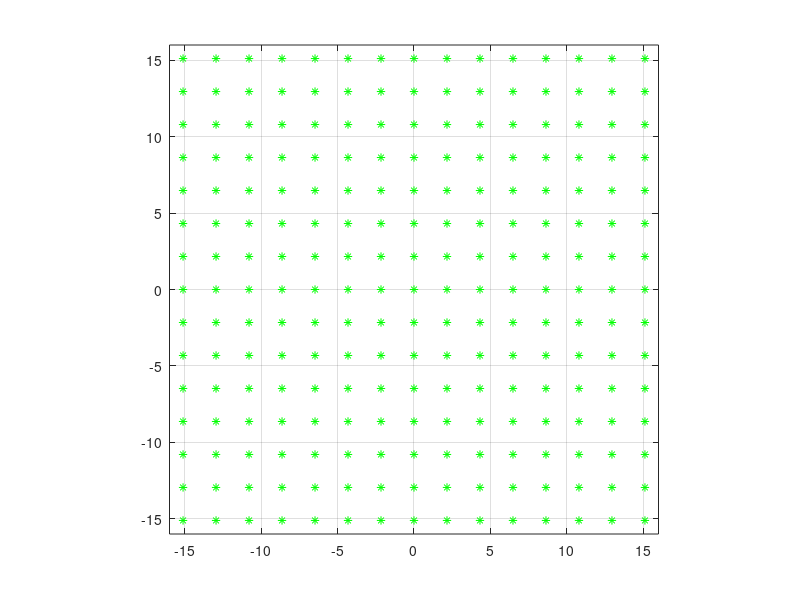

Source code (MATLAB): (Note: this script raises an error after producing the figure.)
clc;
clear;
close all;

% =========================================
% Constants and Parameters
% =========================================

xGridSize = 15;  % Grid dimensions for static dipoles (x-direction)
yGridSize = 15;  % Grid dimensions for static dipoles (y-direction)
GridSpacing = 2.159;  % Spacing between static dipoles: 2.159cm
H = 2.485; % Height of the plane above the origin: 2.485 cm

alpha = 22042.7968;  % Magnetic force coefficient: 22042.7968 calculated in cm
beta = 15.5488; % Damping coefficient: 15.5488 calculated in cm

MagRng = 1.5*GridSpacing; % Magnetic force range
MagForceFar = 1; % Magnetic force multiplier: 1
MagRngTest = 3*MagRng; % Magnetic disk distance test range
MagRngWeight = 2*MagRng; % Weight adjustion range

dt = 0.001;  % Simulation time step
T = 200; % Total simulation time
vt = 0:dt:T;  % Simulation time step vector
d = 10;  % Sampling period
Td = d/dt; % Time steps per sampling period

% =========================================
% Generate Grid for Static Dipoles
% =========================================

[xGrid, yGrid] = meshgrid(linspace(-(xGridSize-1)/2, (xGridSize-1)/2, xGridSize)*GridSpacing, ...
    linspace((yGridSize-1)/2, -(yGridSize-1)/2, yGridSize)*GridSpacing);
zGrid = zeros(size(xGrid));  % Assume all dipoles are at z = 0

% Initialize an mxm cell matrix for coordinates
xyGridCell = cell(xGridSize, yGridSize);
for i = 1:xGridSize
    for j = 1:yGridSize
        xyGridCell{i, j} = [xGrid(i, j), yGrid(i, j)]';
    end
end

% =========================================
% Create Network (Adjacency Matrix)
% =========================================

numCoil = numel(xGrid);

% Define the connectivity in a grid (8 neighbors: 4 nearest + 4 diagonal)
A = zeros(numCoil, numCoil);  % Initialize the adjacency matrix
for i = 1:xGridSize
    for j = 1:yGridSize
        currentInd = sub2ind(size(xGrid), i, j);
        neighbors = [i, j-1; i, j+1; i-1, j; i+1, j; ...
            i-1, j-1; i-1, j+1; i+1, j-1; i+1, j+1];
        for k = 1:length(neighbors)
            ni = neighbors(k, 1);
            nj = neighbors(k, 2);
            if ni >= 1 && ni <= xGridSize && nj >= 1 && nj <= yGridSize
                neighborInd = sub2ind(size(xGrid), ni, nj);
                A(currentInd, neighborInd) = norm([i,j]-[ni, nj]);
                A(neighborInd, currentInd) = norm([i,j]-[ni, nj]);
            end
        end
    end
end

% =========================================
% Disk and Reference Initialization
% =========================================

% Disk 1
x1Disk = zeros(size(vt));
y1Disk = zeros(size(vt));
vx1Disk = zeros(size(vt));
vy1Disk = zeros(size(vt));

% Reference 1 orbits of trajectory and control
xy1Ref0Ind = [34, 35, 51, 66, 80, 79, 63, 48]; % Ctr diamond
xy1Ref0 = [xGrid(xy1Ref0Ind); yGrid(xy1Ref0Ind)]; % In location

u1Ref0Ind = xy1Ref0Ind; % Same as trajectory

% Initial positions and velocities of disk 1 (moving dipole)
x1Disk(1) = 10;
y1Disk(1) = -10;
z1Disk = H;
vx1Disk(1) = 0;  % Initial velocity in x-direction
vy1Disk(1) = 0;  % Initial velocity in y-direction

% Reference 1 signals of trajectory and control
xy1Ref = repmat(xy1Ref0, 1, ceil(T/d));  % Reference signal for trajectory
xy1Ref = xy1Ref(:, 1:T/d+1);
u1RefInd = repmat(u1Ref0Ind, 1, ceil(T/d)); % Reference signal for control
u1RefInd = u1RefInd(:, 1:T/d+1);

% Reference 1 signals in sim steps
xy1RefPlot = [kron(xy1Ref(:, 1:end-1), ones(1, Td)), xy1Ref(:, end)];
u1RefIndPlot = [kron(u1RefInd(:, 1:end-1), ones(1, Td)), u1RefInd(:, end)];

% Disk 2
x2Disk = zeros(size(vt));
y2Disk = zeros(size(vt));
vx2Disk = zeros(size(vt));
vy2Disk = zeros(size(vt));

% Reference 2 orbits of trajectory and control
xy2Ref0Ind = [34, 35, 51, 66, 80, 79, 63, 48] + 8*15;
xy2Ref0 = [xGrid(xy2Ref0Ind); yGrid(xy2Ref0Ind)]; % In location

u2Ref0Ind = xy2Ref0Ind; % Same as trajectory

% Initial positions and velocities of disk 2 (moving dipole)
x2Disk(1) = -8;
y2Disk(1) = -10;
z2Disk = H;
vx2Disk(1) = 0;  % Initial velocity in x-direction
vy2Disk(1) = 0;  % Initial velocity in y-direction

% Reference 2 signals of trajectory and control
xy2Ref = repmat(xy2Ref0, 1, ceil(T/d));  % Reference signal for trajectory
xy2Ref = xy2Ref(:, 1:T/d+1);
u2RefInd = repmat(u2Ref0Ind, 1, ceil(T/d)); % Reference signal for control
u2RefInd = u2RefInd(:, 1:T/d+1);

% Reference 1 signals in sim steps
xy2RefPlot = [kron(xy2Ref(:, 1:end-1), ones(1, Td)), xy2Ref(:, end)];
u2RefIndPlot = [kron(u2RefInd(:, 1:end-1), ones(1, Td)), u2RefInd(:, end)];


% =========================================
% Simulation Loop
% =========================================

figure(99);
axis([[-1, 1]*(floor(GridSpacing*(xGridSize-1)/2)+1), ...
    [-1, 1]*(floor(GridSpacing*(yGridSize-1)/2)+1)]);
pbaspect([1, 1, 1]); daspect([1, 1, 1]);
box on; grid on;
hold on;
plot(xGrid(:), yGrid(:), 'g*');

u1IndPlot = zeros(size(vt)); % Control signal in sim steps
e1NormPlot = zeros(size(vt)); % Error signal in sim steps
F1Plot = zeros(2, length(vt)); % Force in sim steps

u2IndPlot = zeros(size(vt)); % Control signal in sim steps
e2NormPlot = zeros(size(vt)); % Error signal in sim steps
F2Plot = zeros(2, length(vt)); % Force in sim steps

for s = 1:T/d % Sampling and control loop

    A2New = A;
    A1New = A;

    disp(['==== Loop ', num2str(s), ' ====']);

    SampleTimeStart = (s-1)*Td + 1;
    SampleTimeEnd = s*Td;
    SampleTimeHalf = (s-1/2)*Td;

    % Observe disk location
    xy1Sample = [x1Disk(SampleTimeStart); y1Disk(SampleTimeStart)];

    % Input reference signals
    xy1RefSample = xy1Ref(:, s);
    u1RefIndSample = u1RefInd(s);

    xy2Sample = [x2Disk(SampleTimeStart); y2Disk(SampleTimeStart)];
    xy2RefSample = xy2Ref(:, s);
    u2RefIndSample = u2RefInd(s);

    % Compute error between disk and reference
    e1Sample = norm(xy1Sample - xy1RefSample);
    e2Sample = norm(xy2Sample - xy2RefSample);
    e12Sample = norm(xy1Sample - xy2Sample);

    MagForce1 = 1;
    MagForce2 = 1;
    if e12Sample > MagRngTest*0.75
        
        if (e1Sample<MagRng) && (e2Sample<MagRng)
            u1IndSample1 = u1RefIndSample;
            u1IndSample2 = u1RefIndSample;
            

            u2IndSample1 = u2RefIndSample;
            u2IndSample2 = u2RefIndSample;
            

        elseif (e1Sample>MagRng) && (e2Sample<MagRng)

            [u1IndSample1, u1IndSample2] = SelectCoilFar(xy1Sample, u1RefIndSample, A1New, ...
                xyGridCell, numCoil, MagRng, s, e1Sample, xy1RefSample, 1);
            % [Debug] Compare using the original weights
            [~, ~] = SelectCoilFar(xy1Sample, u1RefIndSample, A, ...
                xyGridCell, numCoil, MagRng, s, e1Sample, xy1RefSample, 1);
            MagForce1 = MagForceFar;

            u2IndSample1 = u2RefIndSample;
            u2IndSample2 = u2RefIndSample;
            MagForce2 = 1;

        elseif (e1Sample<MagRng) && (e2Sample>MagRng)

            [u2IndSample1, u2IndSample2] = SelectCoilFar(xy2Sample, u2RefIndSample, A2New, ...
                xyGridCell, numCoil, MagRng, s, e2Sample, xy2RefSample, 1);
            % [Debug] Compare using the original weights

            u1IndSample1 = u1RefIndSample;
            u1IndSample2 = u1RefIndSample;
            MagForce1 = 1;

        else

            [u1IndSample1, u1IndSample2] = SelectCoilFar(xy1Sample, u1RefIndSample, A1New, ...
                xyGridCell, numCoil, MagRng, s, e1Sample, xy1RefSample, 1);

            [u2IndSample1, u2IndSample2] = SelectCoilFar(xy2Sample, u2RefIndSample, A2New, ...
                xyGridCell, numCoil, MagRng, s, e2Sample, xy2RefSample, 1);

        end

        u2IndSample1_prev = u2IndSample1;
        u2IndSample2_prev = u2IndSample2;

        u1Sample1 = zeros(numCoil, 1); % Coil vector
        u1Sample2 = zeros(numCoil, 1);
        u1Sample1(u1IndSample1) = MagForce1;
        u1Sample2(u1IndSample2) = MagForce1;
        u1Seq = [repmat(u1Sample1, 1, Td/2), repmat(u1Sample2, 1, Td/2)];
        u1IndPlot(SampleTimeStart:SampleTimeHalf) = u1IndSample1;
        u1IndPlot(SampleTimeHalf+1:SampleTimeEnd) = u1IndSample2;
    
        u2Sample1 = zeros(numCoil, 1); % Coil vector
        u2Sample2 = zeros(numCoil, 1);
        u2Sample1(u2IndSample1) = MagForce2;
        u2Sample2(u2IndSample2) = MagForce2;
    
        u2Seq = [repmat(u2Sample1, 1, Td/2), repmat(u2Sample2, 1, Td/2)];
        u2IndPlot(SampleTimeStart:SampleTimeHalf) = u2IndSample1;
        u2IndPlot(SampleTimeHalf+1:SampleTimeEnd) = u2IndSample2;
    
    
        uSeq = u1Seq + u2Seq;
    
    
        % Dynamics simulation loop
        for t = SampleTimeStart:SampleTimeEnd
            [x1Disk(t+1), y1Disk(t+1), vx1Disk(t+1), vy1Disk(t+1), F1Plot(1, t), F1Plot(2, t)] = ...
                UpdatePosVel(uSeq(:, t-SampleTimeStart+1), x1Disk(t), y1Disk(t), vx1Disk(t), vy1Disk(t), z1Disk, ...
                xGrid, yGrid, zGrid, numCoil, alpha, beta, dt);
            e1NormPlot(t) = norm(xy1RefSample - [x1Disk(t); y1Disk(t)]);
    
    
            [x2Disk(t+1), y2Disk(t+1), vx2Disk(t+1), vy2Disk(t+1), F2Plot(1, t), F2Plot(2, t)] = ...
                UpdatePosVel(uSeq(:, t-SampleTimeStart+1), x2Disk(t), y2Disk(t), vx2Disk(t), vy2Disk(t), z2Disk, ...
                xGrid, yGrid, zGrid, numCoil, alpha, beta, dt);
            e2NormPlot(t) = norm(xy2RefSample - [x2Disk(t); y2Disk(t)]);
    
            % end
        end

    else
        
        if (e1Sample<MagRng) 
            u1IndSample1 = u1RefIndSample;
            u1IndSample2 = u1RefIndSample;
        else
            [u1IndSample1, u1IndSample2] = SelectCoilFar(xy1Sample, u1RefIndSample, A1New, ...
                xyGridCell, numCoil, MagRng, s, e1Sample, xy1RefSample, 1);
        end
        if s==1
            [u2IndSample1, u2IndSample2] = SelectCoilFar(xy2Sample, u2RefIndSample, A2New, ...
                    xyGridCell, numCoil, MagRng, s, e2Sample, xy2Sample, 1);

            u2IndSample1_prev = u2IndSample1;
            u2IndSample2_prev = u2IndSample2;

            u2Sample1 = zeros(numCoil, 1); % Coil vector
        u2Sample2 = zeros(numCoil, 1);
        u2Sample1(u2IndSample1) = MagForce2;
        u2Sample2(u2IndSample2) = MagForce2;

        u2IndPlot(SampleTimeStart:SampleTimeHalf) = u2IndSample1;
        u2IndPlot(SampleTimeHalf+1:SampleTimeEnd) = u2IndSample2;
    
        u2Seq = [repmat(u2Sample1, 1, Td/2), repmat(u2Sample2, 1, Td/2)];
        

        else
            u2IndSample1 = u2IndSample2_prev;
            u2IndSample2 = u2IndSample2_prev;

            u2IndPlot(SampleTimeStart:SampleTimeHalf) = u2IndSample2;
            u2IndPlot(SampleTimeHalf+1:SampleTimeEnd) = u2IndSample2;
    
        u2Seq = [repmat(u2Sample2, 1, Td/2), repmat(u2Sample2, 1, Td/2)];
        end
        MagForce2 = 1;

        u1Sample1 = zeros(numCoil, 1); % Coil vector
        u1Sample2 = zeros(numCoil, 1);
        u1Sample1(u1IndSample1) = MagForce1;
        u1Sample2(u1IndSample2) = MagForce1;
        u1Seq = [repmat(u1Sample1, 1, Td/2), repmat(u1Sample2, 1, Td/2)];
        u1IndPlot(SampleTimeStart:SampleTimeHalf) = u1IndSample1;
        u1IndPlot(SampleTimeHalf+1:SampleTimeEnd) = u1IndSample2;

        uSeq = u1Seq + u2Seq;
    
    
        % Dynamics simulation loop
        for t = SampleTimeStart:SampleTimeEnd
            [x1Disk(t+1), y1Disk(t+1), vx1Disk(t+1), vy1Disk(t+1), F1Plot(1, t), F1Plot(2, t)] = ...
                UpdatePosVel(uSeq(:, t-SampleTimeStart+1), x1Disk(t), y1Disk(t), vx1Disk(t), vy1Disk(t), z1Disk, ...
                xGrid, yGrid, zGrid, numCoil, alpha, beta, dt);
            e1NormPlot(t) = norm(xy1RefSample - [x1Disk(t); y1Disk(t)]);
    
            
            [x2Disk(t+1), y2Disk(t+1), vx2Disk(t+1), vy2Disk(t+1), F2Plot(1, t), F2Plot(2, t)] = ...
            UpdatePosVel(uSeq(:, t-SampleTimeStart+1), x2Disk(t), y2Disk(t), vx2Disk(t), vy2Disk(t), z2Disk, ...
            xGrid, yGrid, zGrid, numCoil, alpha, beta, dt);
            e2NormPlot(t) = norm(xy2RefSample - [x2Disk(t); y2Disk(t)]);
    
            % end
        end

    end

end



% =========================================
% Plot Results
% =========================================

% Plot the trajectory
figure(99);
clf(99);
axis([[-1, 1]*(floor(GridSpacing*(xGridSize-1)/2)+1), ...
    [-1, 1]*(floor(GridSpacing*(yGridSize-1)/2)+1)]);
pbaspect([1, 1, 1]); daspect([1, 1, 1]);
box on; grid on;
hold on;
plot(xGrid(:), yGrid(:), 'g*');
plot(x1Disk, y1Disk, 'r-', 'LineWidth', 2);
plot(xy1RefPlot(1,:), xy1RefPlot(2,:), 'b--', 'LineWidth', 2);
plot(x2Disk, y2Disk, 'm-', 'LineWidth', 2);
plot(xy2RefPlot(1,:), xy2RefPlot(2,:), 'c--', 'LineWidth', 2);
title('Reference and Actual Trajectory of Moving Dipoles');
xlabel('X position');
ylabel('Y position');
legend('Coil grid', 'Disk 1 pos', 'Ref 1 pos', 'Disk 2 pos', 'Ref 2 pos', ...
    'location', 'northeastoutside');
hold off;

% Plot reference signals and errors
figure;
subplot(3, 2, 1);
hold on;
plot(vt, x1Disk, '-');
plot(vt, xy1RefPlot(1, :), '--');
title('X1 Reference and Actual Positions');
xlabel('Time Step');
ylabel('X Position');
hold off;

subplot(3, 2, 2);
hold on;
plot(vt, y1Disk, '-');
plot(vt, xy1RefPlot(2, :), '--');
title('Y1 Reference and Actual Positions');
xlabel('Time Step');
ylabel('Y Position');
hold off;

subplot(3, 2, 3);
plot(vt, vx1Disk, '-');
title('X1 Velocity');
xlabel('Time Step');
ylabel('X Velocity');

subplot(3, 2, 4);
plot(vt, vy1Disk, '-');
title('Y1 Velocity');
xlabel('Time Step');
ylabel('Y Velocity');

subplot(3, 2, 5);
hold on;
plot(vt, u1IndPlot, '-');
plot(vt, u1RefIndPlot, '--');
title('Reference and Actual Control Signals 1');
xlabel('Time Step');
ylabel('Control Signal');
hold off;

subplot(3, 2, 6);
plot(vt, e1NormPlot, '-');
title('Error Norm 1');
xlabel('Time Step');
ylabel('Error Norm');

figure;
subplot(3, 2, 1);
hold on;
plot(vt, x2Disk, '-');
plot(vt, xy2RefPlot(1, :), '--');
title('X2 Reference and Actual Positions');
xlabel('Time Step');
ylabel('X Position');
hold off;

subplot(3, 2, 2);
hold on;
plot(vt, y2Disk, '-');
plot(vt, xy2RefPlot(2, :), '--');
title('Y2 Reference and Actual Positions');
xlabel('Time Step');
ylabel('Y Position');
hold off;

subplot(3, 2, 3);
plot(vt, vx2Disk, '-');
title('X2 Velocity');
xlabel('Time Step');
ylabel('X Velocity');

subplot(3, 2, 4);
plot(vt, vy2Disk, '-');
title('Y2 Velocity');
xlabel('Time Step');
ylabel('Y Velocity');

subplot(3, 2, 5);
hold on;
plot(vt, u2IndPlot, '-');
plot(vt, u2RefIndPlot, '--');
title('Reference and Actual Control Signals 2');
xlabel('Time Step');
ylabel('Control Signal');
hold off;

subplot(3, 2, 6);
plot(vt, e2NormPlot, '-');
title('Error Norm 2');
xlabel('Time Step');
ylabel('Error Norm');

% Plot static dipoles and trajectory
figure;
axis([[-1, 1]*(floor(GridSpacing*(xGridSize-1)/2)+1), ...
    [-1, 1]*(floor(GridSpacing*(yGridSize-1)/2)+1)]);
pbaspect([1, 1, 1]); daspect([1, 1, 1]);
box on; grid on;
hold on;
plot(xGrid(:), yGrid(:), 'g*');

h1Disk = plot(x1Disk(1), y1Disk(1), 'ro', 'LineWidth', 2, 'MarkerSize', 12);  % Handle for actual plot
h1Ref = plot(xy1RefPlot(1,1), xy1RefPlot(2,1), 'b^', 'LineWidth', 2, 'MarkerSize', 12);  % Handle for reference plot
h1U = plot(xGrid(u1IndPlot(1)), yGrid(u1IndPlot(1)), 'rx', 'LineWidth', 2, 'MarkerSize', 12);  % Handle for active coil

h2Disk = plot(x2Disk(1), y2Disk(1), 'mo', 'LineWidth', 2, 'MarkerSize', 12);  % Handle for actual plot
h2Ref = plot(xy2RefPlot(1,1), xy2RefPlot(2,1), 'c^', 'LineWidth', 2, 'MarkerSize', 12);  % Handle for reference plot
h2U = plot(xGrid(u2IndPlot(1)), yGrid(u2IndPlot(1)), 'mx', 'LineWidth', 2, 'MarkerSize', 12);  % Handle for active coil

title('Reference and Actual Movement of Moving Dipoles');
xlabel('X position');
ylabel('Y position');
legend('Coil grid', 'Disk 1 pos', 'Ref 1 pos', 'Active coil 1', 'Disk 2 pos', 'Ref 2 pos', 'Active coil 2', ...
    'location', 'northeastoutside');

for k = 1:250:length(vt)-1
    set(h1Disk, 'XData', x1Disk(k), 'YData', y1Disk(k));  % Update actual plot
    set(h1Ref, 'XData', xy1RefPlot(1,k), 'YData', xy1RefPlot(2,k));  % Update reference plot
    set(h1U, 'XData', xGrid(u1IndPlot(k)), 'YData', yGrid(u1IndPlot(k))); % Update active coil

    set(h2Disk, 'XData', x2Disk(k), 'YData', y2Disk(k));  % Update actual plot
    set(h2Ref, 'XData', xy2RefPlot(1,k), 'YData', xy2RefPlot(2,k));  % Update reference plot
    set(h2U, 'XData', xGrid(u2IndPlot(k)), 'YData', yGrid(u2IndPlot(k))); % Update active coil

    drawnow;
    % Step-by-step simulation
%     if mod(k, 1000) == 1
%         disp(['Force = (', num2str(FPlot(1,k)), ',', num2str(FPlot(2,k)), ')']);
%         waitforbuttonpress;
%     end
end
hold off;

% =========================================
% Functions
% =========================================

function [uIndSample1, uIndSample2] = SelectCoilFar(xySample, uRefIndSample, ANew, ...
    xyGridCell, numCoil, MagRng, s, eSample, xyRefSample, diskInd, stop)
    % [Debug] Distance when out of range
    disp(['Disk ', num2str(diskInd), ' is out of range in loop ', num2str(s)]);
    disp(['Distance = ', num2str(eSample)]);
    if diskInd==1
        plot(xySample(1), xySample(2), 'ro', 'LineWidth', 2, 'MarkerSize', 12); 
        plot(xyRefSample(1), xyRefSample(2), 'b^', 'LineWidth', 2, 'MarkerSize', 12); 
    else
        plot(xySample(1), xySample(2), 'mo', 'LineWidth', 2, 'MarkerSize', 12); 
        plot(xyRefSample(1), xyRefSample(2), 'c^', 'LineWidth', 2, 'MarkerSize', 12); 
    end

    % Find the closest entry in the cell grid
    minDist = inf;
    minInd = 1;
    for i = 1:numCoil
        xyCell = xyGridCell{i};
        eCell = norm(xySample - xyCell);
        if eCell < minDist
            minDist = eCell;
            minInd = i;
        end
    end

    % Compute the shortest path using Dijkstra's algorithm
    
    [uSampleSeqCost, uSampleSeq] = dijkstra(ANew, minInd, uRefIndSample);
    % [Debug] Outputs from dijkstra
    disp(['Disk ', num2str(diskInd), ' from ', num2str(minInd), ' to ', num2str(uRefIndSample)]);
    disp(['dijkstra seq = ', num2str(uSampleSeq)]);
    disp(['dijkstra cost = ', num2str(uSampleSeqCost)]);
    uSampleSeq = fliplr(uSampleSeq);
    % To-do: choose the best in the closest four

    % Choose the 2nd and 3rd coils if close enough
    if norm(xySample - xyGridCell{uSampleSeq(2)}) <= MagRng
        uIndSample1 = uSampleSeq(2);
        uIndSample2 = uSampleSeq(3);
    else % Else choose the 1st and 2nd coils
        uIndSample1 = uSampleSeq(1);
        uIndSample2 = uSampleSeq(2);
    end
end

function ANew = AdjustWeight(A, xyPos, weight, xyGridCell, xGridSize, yGridSize, MagRng)
% Change the weight of edges to coils within MagRng of xyPos
    ANew = A;
    for i = 1:xGridSize
        for j = 1:yGridSize
            xyCell = xyGridCell{i, j};
            if norm(xyPos - xyCell) <= MagRng
                currentInd = sub2ind([xGridSize, yGridSize], i, j);
                neighbors = [i, j-1; i, j+1; i-1, j; i+1, j; ...
                    i-1, j-1; i-1, j+1; i+1, j-1; i+1, j+1];
                for k = 1:length(neighbors)
                    ni = neighbors(k, 1);
                    nj = neighbors(k, 2);
                    if ni >= 1 && ni <= xGridSize && nj >= 1 && nj <= yGridSize
                        neighborInd = sub2ind([xGridSize, yGridSize], ni, nj);
                        ANew(currentInd, neighborInd) = weight;
                        ANew(neighborInd, currentInd) = weight;
                    end
                end
            end
        end
    end
end

function [xDiskNew, yDiskNew, vxDiskNew, vyDiskNew, Fx_total, Fy_total] = ...
    UpdatePosVel(uSeq, xDisk, yDisk, vxDisk, vyDisk, zDisk, ...
    xGrid, yGrid, zGrid, numCoil, alpha, beta, dt)
    % Calculate forces
    Fx_total = 0;
    Fy_total = 0;
    for i = 1:numCoil
        % [To-do] Should MagRng be enfored in dynamics simulation?
        % if norm([xDisk, yDisk] - [xGrid(i), yGrid(i)]) <= MagRng
            r = norm([xDisk, yDisk, zDisk] - [xGrid(i), yGrid(i), zGrid(i)]); % Euclidean distance
            F = alpha / r^5 * (1 - 5 * (zDisk - zGrid(i))^2 / r^2);
    
            Fx_total = Fx_total + uSeq(i) * F * (xDisk - xGrid(i));  % Sum of forces in x direction
            Fy_total = Fy_total + uSeq(i) * F * (yDisk - yGrid(i));  % Sum of forces in y direction
        % end
    end

    % Update position and velocity
    xDiskNew = xDisk + vxDisk * dt;
    yDiskNew = yDisk + vyDisk * dt;
    vxDiskNew = vxDisk - beta * vxDisk * dt + Fx_total * dt;  % Force component in x
    vyDiskNew = vyDisk - beta * vyDisk * dt + Fy_total * dt;  % Force component in y
end
